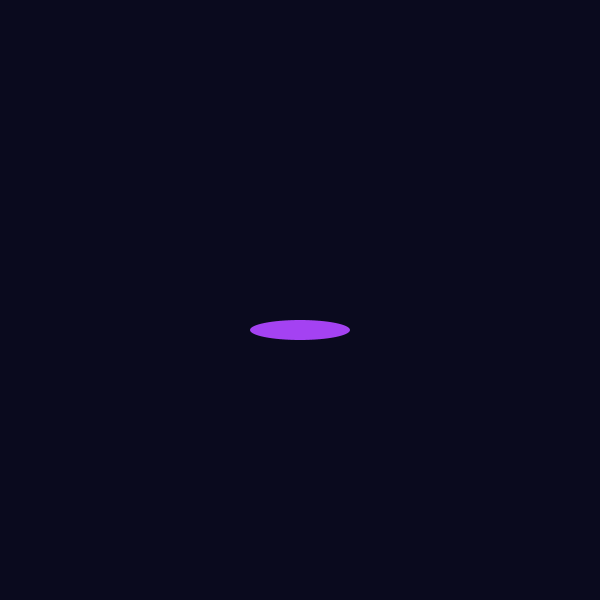
Frame 1 (no input)
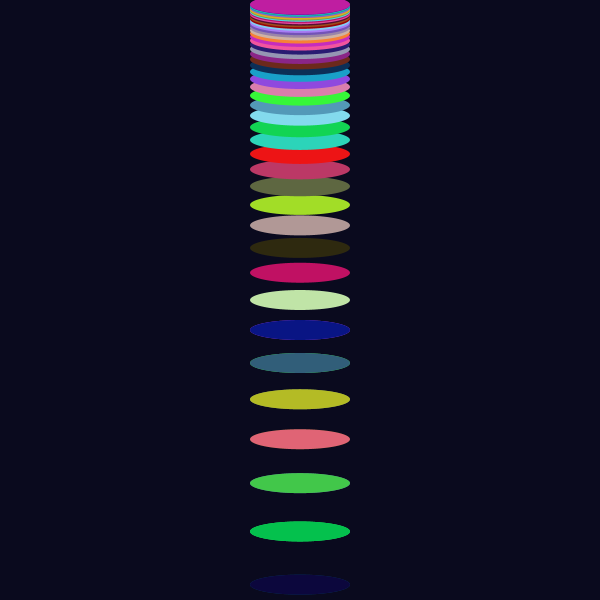
Frame 60 (the mouse pressed at the canvas centre just before this capture)
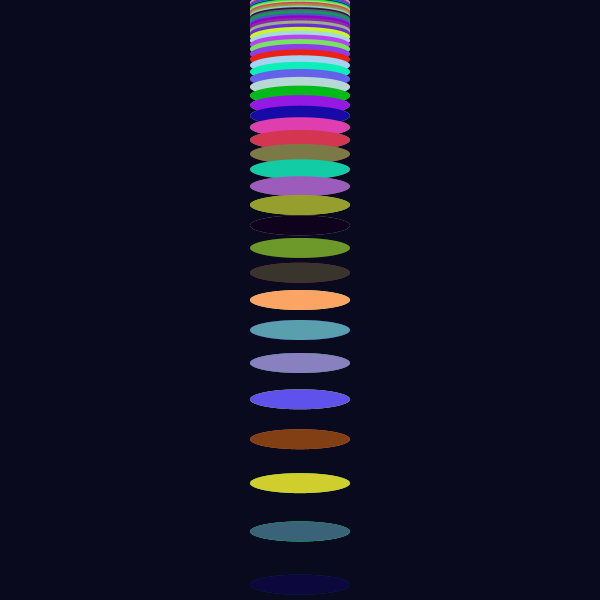
Frame 120 (the mouse held since frame 60 and released just before this capture)

The Processing sketch that drew these frames (run headless with seeded random() and noise(); from frame 60 on, the mouse is pressed at the canvas centre):

// Processing sketch: processing_64259
// ── processing_64259.pde

float x = 300;
float y = 300;
float change = 1;
float geschwindigkeit = 1.10;
float a = 0;
float b = 0;
float c = 0;

   
void setup() {
  size(600, 600);
  smooth();
  background(10,10,30);


}
 
 
void draw() {
  a = random (255);
  b = random (255);
  c = random (255);



  y = y*geschwindigkeit;
 
   
  if ((y >= height) || (y <= 3)) {
    geschwindigkeit=1/geschwindigkeit;
  }
   
  if ((x >= width) || (x <= 6)) {
    change =-change; 
  }
   
  noStroke();
  fill(a,b,c);
  ellipse(x, y, 100,20);
 
}
 
 
